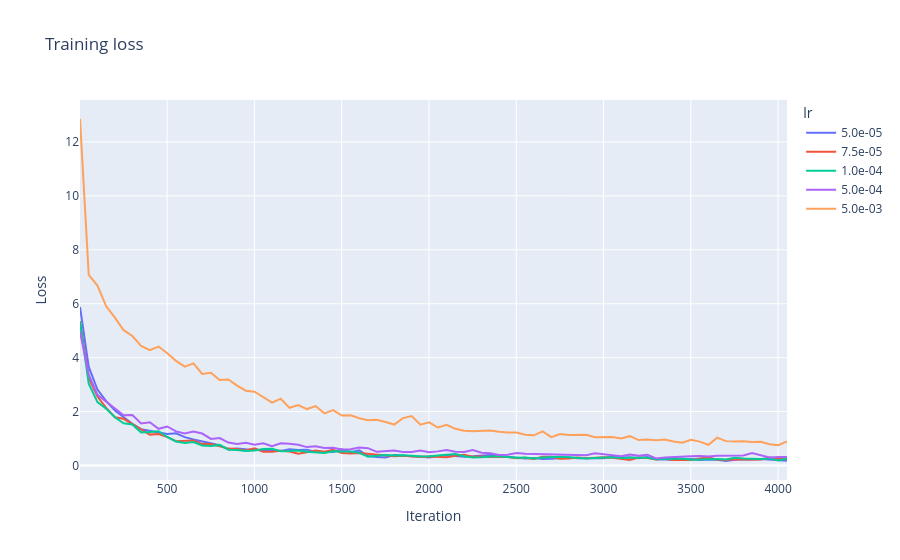
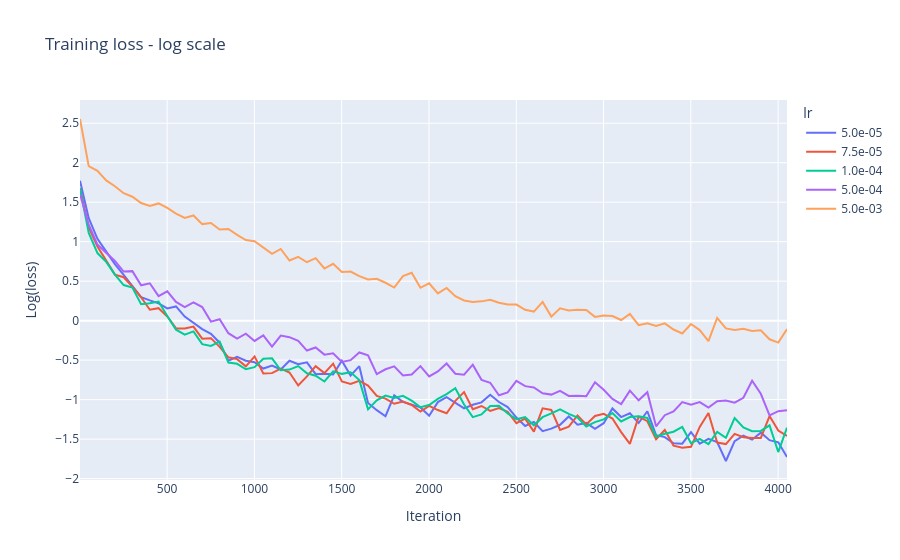
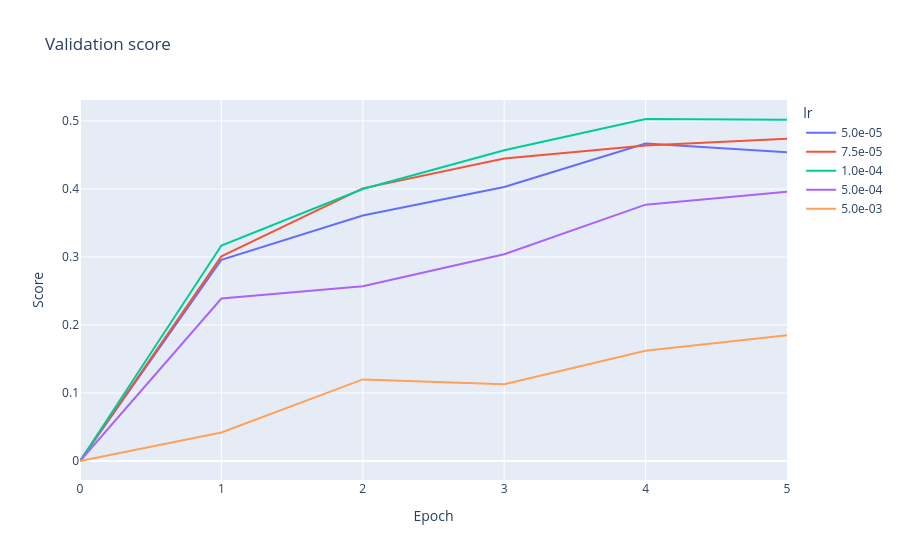

Notebook source saved alongside these figures, in order:
### Code cell
learning_rates = [5e-5, 7.5e-5, 1e-4, 5e-4, 5e-3]
filenames = [f'logs/scibert_scivocab_cased_bs_32_epochs_5_lr_{lr}.log' for lr in learning_rates]

all_losses, all_scores = [], []

fig = go.Figure()

for filename in filenames:
    with open(filename, 'r') as f:
        lines = f.readlines()
        loss_lines = [line for line in lines if 'Iteration' in line]
        score_lines = [line for line in lines if 'score' in line]
    losses = get_losses(loss_lines) 
    scores = get_scores(score_lines)
    all_losses.append(losses)
    all_scores.append(scores)

plot_losses(all_losses, learning_rates)
plot_log_losses(all_losses, learning_rates)
plot_scores(all_scores, learning_rates)
